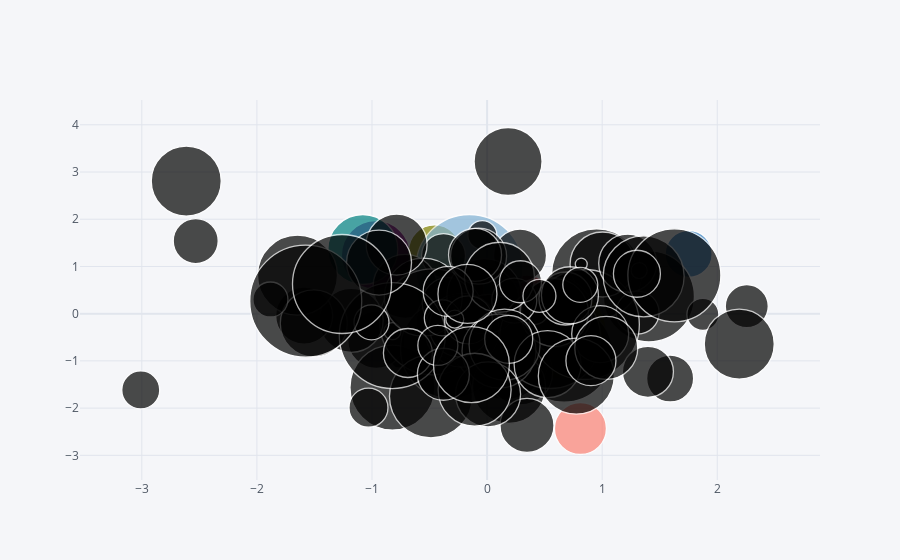

Write notebook code for a chart like this one.
### Code cell
df.iplot(kind='bubble', x='A', y='B', size='C')
